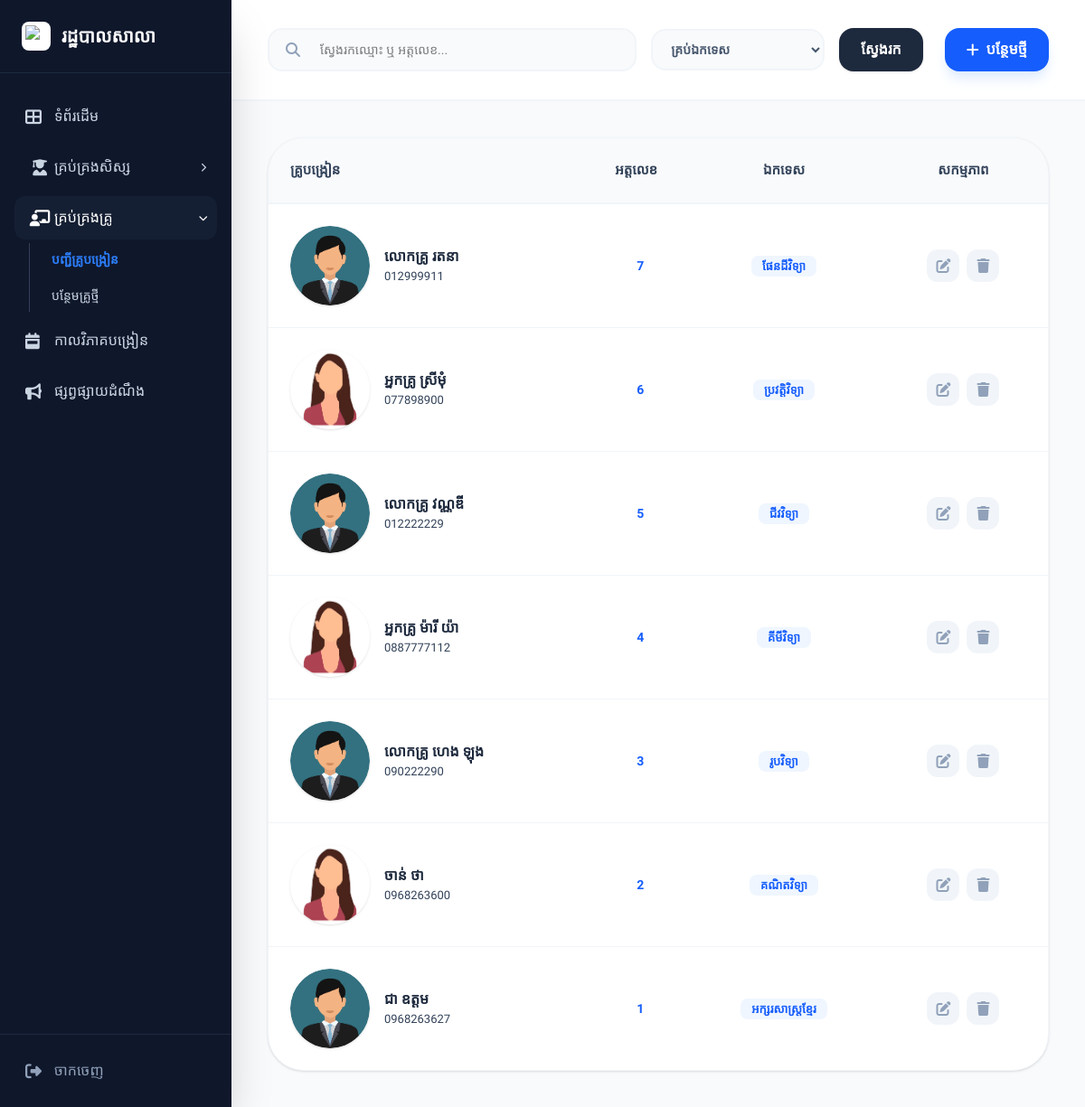
/views/staff/teachers_list.php (signed in), run on the app's committed database.
### tables this page shows
CREATE TABLE `teachers` (
  `teacher_id` varchar(50) NOT NULL,
  `user_id` int(11) DEFAULT NULL,
  `full_name` varchar(255) DEFAULT NULL,
  `subjects` varchar(255) DEFAULT NULL,
  `phone` varchar(20) DEFAULT NULL,
  `profile_image` varchar(255) DEFAULT 'default_user.png'
);

### views/staff/teachers_list.php (the view, shortened to what this page needs)
<?php
require_once '../../config/db.php';
$search  = isset($_GET['search']) ? mysqli_real_escape_string($conn, $_GET['search']) : '';
$page    = isset($_GET['page']) ? (int)$_GET['page'] : 1;
$limit   = 10;
$offset  = ($page - 1) * $limit;
$where_clauses = ["(t.full_name LIKE '%$search%' OR t.teacher_id LIKE '%$search%')"];
$where_sql = implode(' AND ', $where_clauses);
$query = "SELECT t.*, u.username FROM teachers t
          JOIN users u ON t.user_id = u.id
          WHERE $where_sql
          ORDER BY t.teacher_id DESC LIMIT $limit OFFSET $offset";
$res = mysqli_query($conn, $query);
include '../../includes/header.php';
?>
<div class="flex h-screen w-full bg-[#f8fafc] overflow-hidden font-['Kantumruy_Pro']">
    <?php include '../../includes/sidebar_staff.php'; ?>
    <div class="flex-1 flex flex-col min-w-0 h-full overflow-hidden">
        <header class="bg-white border-b-2 border-slate-100 h-28 flex items-center px-10 shrink-0 gap-6">
            <form action="" method="GET" class="flex-1 flex gap-4 items-center">
                <div class="relative flex-1">
                    <i class="fas fa-search absolute left-5 top-1/2 -translate-y-1/2 text-slate-400"></i>
                    <input type="text" name="search" value="<?php echo $search; ?>"
                           placeholder="ស្វែងរកឈ្មោះ ឬ អត្តលេខ..."
                           class="w-full pl-14 pr-5 py-3 bg-slate-50 border-2 border-slate-100 rounded-2xl outline-none focus:border-blue-500 transition-all text-sm">
                </div>
                <select name="subject" onchange="this.form.submit()"
                        class="w-48 px-4 py-3 bg-slate-50 border-2 border-slate-100 rounded-2xl outline-none focus:border-blue-500 text-sm font-bold text-slate-600">
                    <option value="">គ្រប់ឯកទេស</option>
                </select>
                <button type="submit" class="bg-slate-800 text-white px-6 py-3 rounded-2xl font-bold hover:bg-slate-700 transition shadow-sm cursor-pointer">
                    ស្វែងរក
                </button>
            </form>
            <a href="add_teacher.php" class="bg-blue-600 text-white px-6 py-3 rounded-2xl font-bold hover:bg-blue-700 shadow-lg shadow-blue-100 transition-all flex items-center gap-2 cursor-pointer">
                <i class="fas fa-plus"></i> បន្ថែមថ្មី
            </a>
        </header>
        <main class="flex-1 overflow-y-auto p-10 custom-scrollbar">
            <div class="w-full bg-white rounded-[2.5rem] shadow-sm border border-slate-100 overflow-hidden">
                <table class="w-full text-left border-collapse">
                    <thead class="bg-slate-50 border-b-2 border-slate-100">
                        <tr>
                            <th class="p-6 text-[15px] font-black text-slate-700 uppercase">គ្រូបង្រៀន</th>
                            <th class=" text-[15px] font-black text-slate-700 uppercase">អត្តលេខ</th>
                            <th class="p-6 text-[15px] font-black text-slate-700 uppercase text-center">ឯកទេស</th>
                            <th class="p-6 text-[15px] font-black text-slate-700 uppercase text-center">សកម្មភាព</th>
                        </tr>
                    </thead>
                    <tbody class="divide-y divide-slate-100">
                        <?php while($row = mysqli_fetch_assoc($res)): ?>
                        <tr class="hover:bg-blue-50/30 transition-all group">
                            <td class="p-6">
                                <div class="flex items-center gap-4">
                                    <img src="../../assets/uploads/teachers/<?= !empty($row['profile_image']) ? $row['profile_image'] : 'default_user.png' ?>"
                                         class="w-22 h-22 rounded-[50%] object-cover shadow-sm ">
                                    <div>
                                        <div class="font-bold text-slate-800"><?= $row['full_name'] ?></div>
                                        <div class="text-[13px] text-slate-700"><?= $row['phone'] ?></div>
                                    </div>
                                </div>
                            </td>
                            <td class="p-6">
                                <span class="text-sm font-bold text-blue-600"><?= $row['teacher_id'] ?></span>
                            </td>
                            <td class="p-6 text-center">
                                <span class="px-3 py-1 bg-blue-50 text-blue-600 rounded-lg text-[13px] font-black uppercase">
                                    <?= $row['subjects'] ?>
                                </span>
                            </td>
                            <td class="p-6">
                                <div class="flex justify-center gap-2">
                                    <a href="edit_teacher.php?id=<?= $row['teacher_id'] ?>" class="w-9 h-9 flex items-center justify-center bg-slate-100 text-slate-400 rounded-xl hover:bg-amber-100 hover:text-amber-600 transition-all"><i class="fas fa-edit"></i></a>
                                    <a href="../../actions/teachers/delete.php?id=<?= $row['user_id'] ?>" onclick="return confirm('លុប?')" class="w-9 h-9 flex items-center justify-center bg-slate-100 text-slate-400 rounded-xl hover:bg-red-100 hover:text-red-600 transition-all"><i class="fas fa-trash"></i></a>
                                </div>
                            </td>
                        </tr>
                        <?php endwhile; ?>
                    </tbody>
                </table>
                </div>
        </main>
    </div>
</div>

### includes/header.php (style rules this page uses)
body { font-family: 'Hanuman', serif; font-size: 16px; }

### data on the page
teachers: profile_image (picture), full_name "លោកគ្រូ រតនា", phone "012999911", teacher_id "7", subjects "ផែនដីវិទ្យា"
teachers: profile_image (picture), full_name "អ្នកគ្រូ ស្រីមុំ", phone "077898900", teacher_id "6", subjects "ប្រវត្តិវិទ្យា"
teachers: profile_image (picture), full_name "លោកគ្រូ វណ្ណឌី", phone "012222229", teacher_id "5", subjects "ជីវវិទ្យា"
teachers: profile_image (picture), full_name "អ្នកគ្រូ ម៉ារី យ៉ា", phone "0887777112", teacher_id "4", subjects "គីមីវិទ្យា"
teachers: profile_image (picture), full_name "លោកគ្រូ ហេង ឡុង", phone "090222290", teacher_id "3", subjects "រូបវិទ្យា"
teachers: profile_image (picture), full_name "ចាន់ ថា", phone "0968263600", teacher_id "2", subjects "គណិតវិទ្យា"
teachers: profile_image (picture), full_name "ជា ឧត្តម", phone "0968263627", teacher_id "1", subjects "អក្សរសាស្ត្រខ្មែរ"
